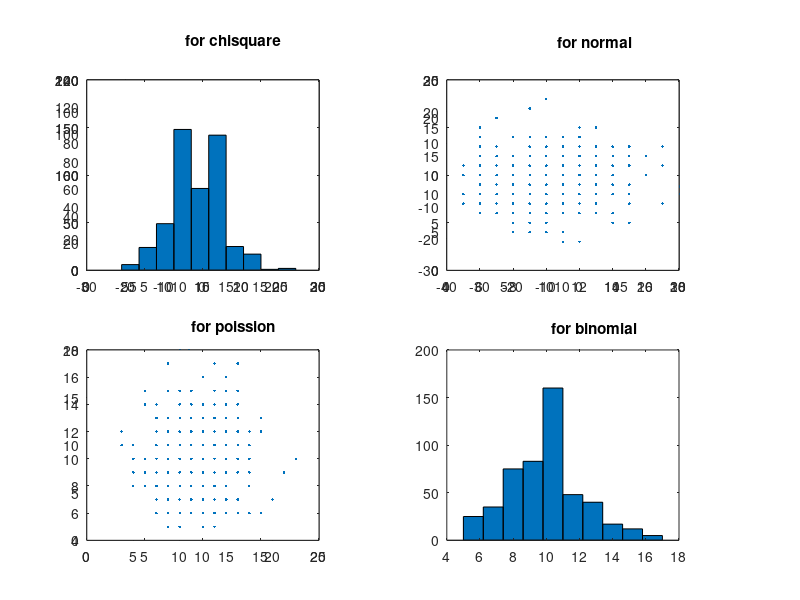

The MATLAB script that drew this image: (Note: this script raises an error after producing the figure.)
y1 = chi2rnd(10, [500 2]);
y2 = normrnd(0, 10, [500 2]);
y3 = poissrnd(10, [500 2]);
y4 = binornd(20, 0.5, [500 2]);
figure;
subplot(2, 2, 1);
plotmatrix(y1);
title("for chisquare");
subplot(2, 2, 2);
plotmatrix(y2);
title("for normal");
subplot(2, 2, 3);
plotmatrix(y3);
title("for poission");
subplot(2, 2, 4);
plotmatrix(y4);
title("for binomial");
fprintf("chirnd error: %f \npoissrnd :%f  \nbinomial:%f\n",rms(y2, y1), rms(y2, y3),rms(y2, y4));
